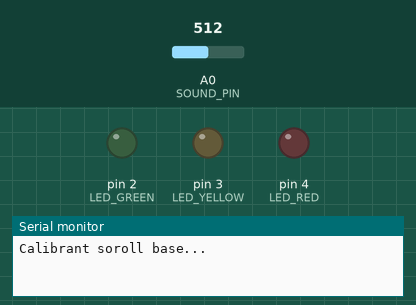
Recording of a sketch running on a simulated Arduino Uno, built with avr-gcc and run on an emulated ATmega328P. Shown: output pins drawn as LEDs (lit = HIGH), the last lines printed to the serial monitor. The inputs (shaded band) are chosen by the test bench; at power-on: A0 (SOUND_PIN) = 512.

Above: at 0.1 s.
At 5.1 s:
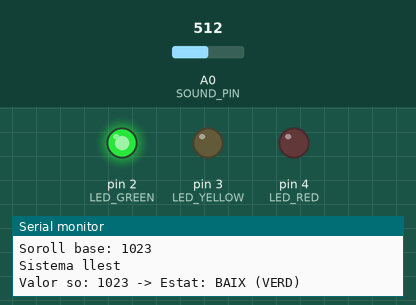
Timing chart, 0 to 6.6 s (numbered marks = the images above):
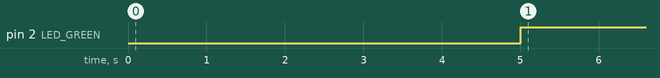

The sketch:

pr.ino
```cpp
/****************************************************
 * SOUND LEVEL CLASSROOM METER — VERSION MODULAR
 * Interacció Tangible · Arduino
 *
 * Objectiu:
 * Regular el nivell de soroll d’una aula mitjançant
 * feedback visual i no verbal (LEDs + Processing)
 *
 * Sensor:
 * DFRobot Analog Sound Sensor V2
 ****************************************************/

/* ==================================================
   1. CONFIGURACIÓ GENERAL
===================================================== */

// Pin analògic on està connectat el sensor de so
const int SOUND_PIN = A0;

// Pins digitals dels LEDs del semàfor
const int LED_GREEN  = 2;
const int LED_YELLOW = 3;
const int LED_RED    = 4;

// --------------------------------------------------
// Sensibilitat i calibratge
// --------------------------------------------------

// Guany per software: amplifica digitalment el senyal
// perquè les diferències de so siguin més llegibles
const float SOFTWARE_GAIN = 2.4;

// Marges utilitzats per definir els canvis d’estat
// No són valors físics (decibels), sinó llindars funcionals
const int SILENCE_MARGIN  = 10;
const int MARGIN_MEDIUM   = 30;
const int MARGIN_HIGH     = 65;

// --------------------------------------------------
// Inèrcia temporal
// --------------------------------------------------

// Temps mínim que el so ha de mantenir-se
// abans de canviar a groc (evita canvis bruscos)
const unsigned long MEDIUM_CONFIRM_TIME = 400; // ms

// Temps mínim per confirmar el nivell vermell
const unsigned long HIGH_CONFIRM_TIME   = 800; // ms

// --------------------------------------------------
// Calibratge inicial
// --------------------------------------------------

// Temps total de calibratge en silenci
const unsigned long CALIBRATION_TIME_MS = 5000;

// Temps entre lectures durant el calibratge
const int SAMPLE_DELAY_MS = 10;

/* ==================================================
   2. ESTATS DEL SISTEMA
===================================================== */

// Estats lògics del sistema de soroll
enum SoundState {
  STATE_SILENCE, // Silenci o calma
  STATE_LOW,     // Soroll baix (verd)
  STATE_MEDIUM,  // Soroll mitjà (groc)
  STATE_HIGH     // Soroll alt (vermell)
};

/* ==================================================
   3. VARIABLES GLOBALS
===================================================== */

// Valor mitjà del soroll base de l’aula
int baseNoiseLevel = 0;

// Llindars calculats a partir del soroll base
int thresholdMedium = 0;
int thresholdHigh   = 0;

// Valor del senyal suavitzat (filtrat)
int smoothedValue = 0;

// Estat actual del sistema
SoundState currentState = STATE_SILENCE;

// Marques de temps per confirmar canvis d’estat
unsigned long mediumStartTime = 0;
unsigned long highStartTime   = 0;

/* ==================================================
   4. SETUP
===================================================== */

void setup() {
  // Inicialitza comunicació sèrie (Arduino → Processing)
  Serial.begin(9600);

  // Configura els LEDs com a sortida
  setupLEDs();

  // Registra el soroll base real de l’aula
  calibrateNoise();

  // Inicialitza el filtre amb el soroll base
  smoothedValue = baseNoiseLevel;

  Serial.println("Sistema llest\n");
}

/* ==================================================
   5. LOOP PRINCIPAL
   (Estructurat com una seqüència clara)
===================================================== */

void loop() {

  // 1. Llegeix el so actual del sensor
  int soundValue = readSound();

  // 2. Suavitza el senyal per evitar pics puntuals
  soundValue = smoothSignal(soundValue);

  // 3. Decideix en quin estat es troba el sistema
  SoundState newState = determineState(soundValue);

  // 4. Actualitza el semàfor físic
  updateLEDs(newState);

  // 5. Envia l’estat a Processing (visualització)
  sendStateToSerial(soundValue, newState);

  // Pausa curta per estabilitat general
  delay(100);
}

/* ==================================================
   6. LECTURA DEL SENSOR
===================================================== */

int readSound() {

  // Llegeix el valor analògic del sensor (0–1023)
  int value = analogRead(SOUND_PIN);

  // Aplica amplificació per software
  value = value * SOFTWARE_GAIN;

  // Assegura que el valor no surti del rang permès
  return constrain(value, 0, 1023);
}

/* ==================================================
   7. PROCESSAMENT DEL SENYAL
===================================================== */

int smoothSignal(int value) {

  // Mitjana ponderada:
  // dóna més pes al valor anterior que al nou
  // → crea una transició suau i estable
  smoothedValue = (smoothedValue * 7 + value) / 8;

  return smoothedValue;
}

/* ==================================================
   8. DETERMINACIÓ DE L’ESTAT
===================================================== */

SoundState determineState(int value) {

  // ------------------------------------------------
  // Zona de silenci
  // ------------------------------------------------
  if (value <= 1) {
    resetTimers();           // Reinicia temporitzadors
    return STATE_SILENCE;
  }

  // ------------------------------------------------
  // Nivell baix (verd)
  // ------------------------------------------------
  if (value < thresholdMedium) {
    resetTimers();
    return STATE_LOW;
  }

  // ------------------------------------------------
  // Nivell mitjà (groc amb confirmació temporal)
  // ------------------------------------------------
  if (value < thresholdHigh) {
    highStartTime = 0;

    // Marca l’inici del possible estat groc
    if (mediumStartTime == 0)
      mediumStartTime = millis();

    // Només canvia si el so es manté prou temps
    if (millis() - mediumStartTime >= MEDIUM_CONFIRM_TIME)
      return STATE_MEDIUM;

    return STATE_LOW;
  }

  // ------------------------------------------------
  // Nivell alt (vermell amb confirmació)
  // ------------------------------------------------
  mediumStartTime = 0;

  if (highStartTime == 0)
    highStartTime = millis();

  if (millis() - highStartTime >= HIGH_CONFIRM_TIME)
    return STATE_HIGH;

  return STATE_MEDIUM;
}

/* ==================================================
   9. SORTIDA (LEDS)
===================================================== */

void updateLEDs(SoundState state) {

  // Apaga tots els LEDs abans d’actualitzar
  digitalWrite(LED_GREEN,  LOW);
  digitalWrite(LED_YELLOW, LOW);
  digitalWrite(LED_RED,    LOW);

  // Encén només el LED corresponent a l’estat
  switch (state) {
    case STATE_LOW:
      digitalWrite(LED_GREEN, HIGH);
      break;

    case STATE_MEDIUM:
      digitalWrite(LED_YELLOW, HIGH);
      break;

    case STATE_HIGH:
      digitalWrite(LED_RED, HIGH);
      break;

    default:
      break;
  }
}

/* ==================================================
   10. SORTIDA (SERIAL → Processing)
===================================================== */

void sendStateToSerial(int value, SoundState state) {

  // Envia informació llegible (no valors crus)
  Serial.print("Valor so: ");
  Serial.print(value);
  Serial.print(" -> Estat: ");

  switch (state) {
    case STATE_SILENCE: Serial.println("SILENCI"); break;
    case STATE_LOW:     Serial.println("BAIX (VERD)"); break;
    case STATE_MEDIUM:  Serial.println("MITJÀ (GROC)"); break;
    case STATE_HIGH:    Serial.println("ALT (VERMELL)"); break;
  }
}

/* ==================================================
   11. UTILITATS
===================================================== */

// Configura els pins dels LEDs com a sortida
void setupLEDs() {
  pinMode(LED_GREEN, OUTPUT);
  pinMode(LED_YELLOW, OUTPUT);
  pinMode(LED_RED, OUTPUT);
}

// Calibratge inicial del soroll base de l’aula
void calibrateNoise() {

  Serial.println("Calibrant soroll base...");

  long sum = 0;              // Suma de lectures
  int samples = 0;           // Nombre de mostres
  unsigned long start = millis();

  // Llegeix el soroll durant uns segons en silenci
  while (millis() - start < CALIBRATION_TIME_MS) {
    sum += readSound();      // Valor ja amplificat
    samples++;
    delay(SAMPLE_DELAY_MS);
  }

  // Calcula la mitjana del soroll base
  baseNoiseLevel = sum / samples;

  // Defineix els llindars a partir del context real
  thresholdMedium = baseNoiseLevel + MARGIN_MEDIUM;
  thresholdHigh   = baseNoiseLevel + MARGIN_HIGH;

  Serial.print("Soroll base: ");
  Serial.println(baseNoiseLevel);
}

// Reinicia temporitzadors de confirmació
void resetTimers() {
  mediumStartTime = 0;
  highStartTime   = 0;
}
```

Measured:
- by itself, pin 2 (LED_GREEN): LOW → HIGH at 5.0 s
